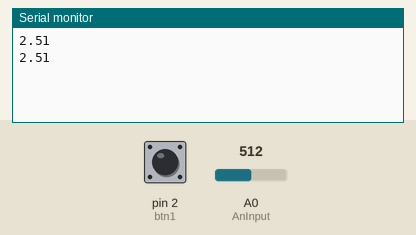
The sketch below on a simulated Arduino Uno, built with avr-gcc and run on an emulated ATmega328P. Shown: the last lines printed to the serial monitor. The test bench sets the inputs (shaded band); at power-on: A0 (AnInput) = 512, pin 2 (btn1) HIGH.

Above: at 2.2 s.
2.3 s: A0 (AnInput) set to 716
At 3.6 s:
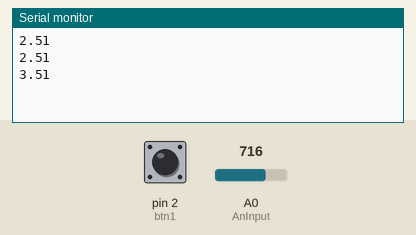
3.8 s: pin 2 (btn1) pulled LOW for 1.2 s
At 4.8 s:
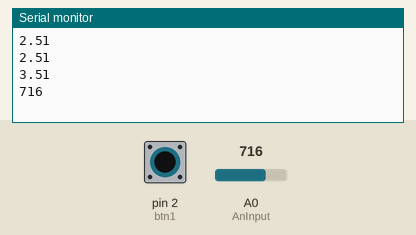
6.5 s: A0 (AnInput) set to 900
At 7.8 s:
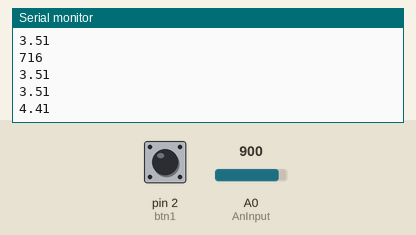
8.0 s: pin 2 (btn1) pulled LOW for 1.2 s
At 8.8 s:
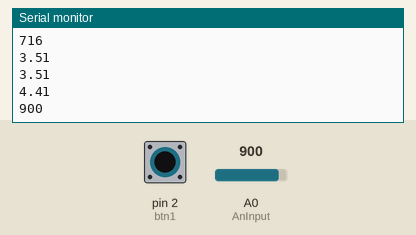
Timing chart, 0 to 11.0 s (numbered marks = the images above; inputs shaded):
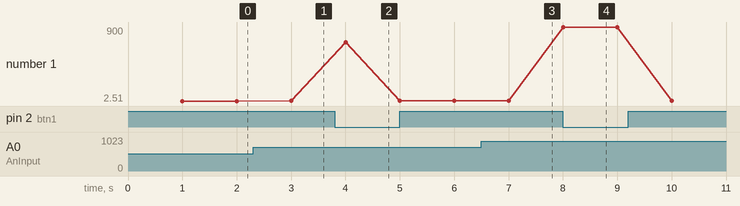

The sketch:

Potenciometro.ino
```cpp
/*

* Esta experiencia muestra el uso de la funcion analogRead(). Con esta funcion se mide el voltaje de un divisor de tension

* entre un resistor y un potenciometro en serie. Luego, a traves de operaciones matematicas, se muestra en la serial, el

* valor aproximado de la resistencia en la posicion del potenciometro.

*/

int btn1 = 2;

int AnInput = 0;

int lectura = 0;

void setup() {

Serial.begin(9600);

delay(1000);

}

void loop() {

//valor entero entre 0 y 1023 correspondiente al valor digitalizado
// de le entrada analogica
lectura = analogRead(AnInput);

if (digitalRead(btn1) == LOW) {

//Imprime el valor digital

Serial.println(lectura);

}

else {

//Imprime el equivalente en voltaje

Serial.println(lectura * 0.0049);

}

delay(1000);

}
```

Measured:
- after the input at 2.3 s, the serial monitor: prints a new line after 0.70 s (image 1)
- after the input at 3.8 s, the serial monitor: prints a new line after 0.20 s (image 2)
- after the input at 6.5 s, the serial monitor: prints a new line after 0.50 s (image 3)
- after the input at 8.0 s, the serial monitor: prints a new line at once (image 4)
- plotted number 1: 2.51 → 3.51 after the input at 2.3 s, 3.51 → 4.41 after the input at 6.5 s
